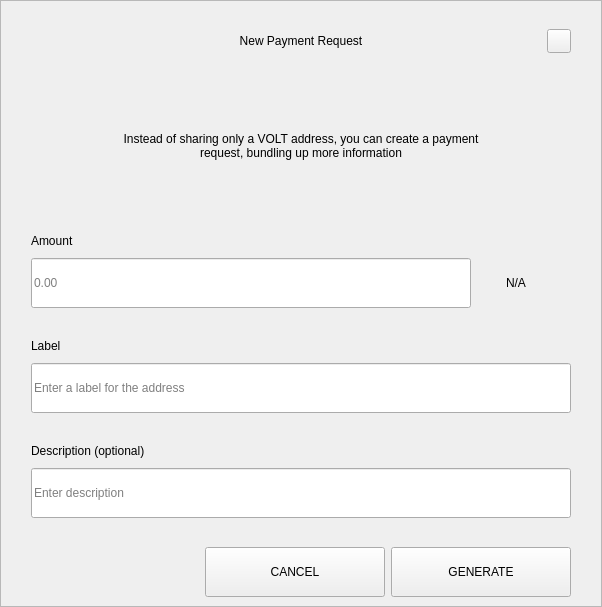
<?xml version="1.0" encoding="UTF-8"?>
<ui version="4.0">
 <class>RequestDialog</class>
 <widget class="QDialog" name="RequestDialog">
  <property name="geometry">
   <rect>
    <x>0</x>
    <y>0</y>
    <width>602</width>
    <height>607</height>
   </rect>
  </property>
  <property name="windowTitle">
   <string notr="true">N/A</string>
  </property>
  <layout class="QVBoxLayout" name="verticalLayout_5">
   <property name="spacing">
    <number>0</number>
   </property>
   <property name="leftMargin">
    <number>0</number>
   </property>
   <property name="topMargin">
    <number>0</number>
   </property>
   <property name="rightMargin">
    <number>0</number>
   </property>
   <property name="bottomMargin">
    <number>0</number>
   </property>
   <item>
    <widget class="QFrame" name="frame">
     <property name="styleSheet">
      <string notr="true"/>
     </property>
     <property name="frameShape">
      <enum>QFrame::StyledPanel</enum>
     </property>
     <property name="frameShadow">
      <enum>QFrame::Raised</enum>
     </property>
     <layout class="QVBoxLayout" name="verticalLayout_4" stretch="1,0,0">
      <property name="spacing">
       <number>0</number>
      </property>
      <property name="leftMargin">
       <number>30</number>
      </property>
      <property name="topMargin">
       <number>20</number>
      </property>
      <property name="rightMargin">
       <number>30</number>
      </property>
      <property name="bottomMargin">
       <number>0</number>
      </property>
      <item>
       <layout class="QHBoxLayout" name="horizontalLayout_3">
        <property name="spacing">
         <number>0</number>
        </property>
        <item>
         <spacer name="horizontalSpacer_21">
          <property name="orientation">
           <enum>Qt::Horizontal</enum>
          </property>
          <property name="sizeHint" stdset="0">
           <size>
            <width>40</width>
            <height>20</height>
           </size>
          </property>
         </spacer>
        </item>
        <item>
         <widget class="QLabel" name="labelTitle">
          <property name="minimumSize">
           <size>
            <width>0</width>
            <height>40</height>
           </size>
          </property>
          <property name="maximumSize">
           <size>
            <width>16777215</width>
            <height>40</height>
           </size>
          </property>
          <property name="styleSheet">
           <string notr="true">padding-left:24px;</string>
          </property>
          <property name="text">
           <string>New Payment Request</string>
          </property>
          <property name="alignment">
           <set>Qt::AlignCenter</set>
          </property>
          <property name="margin">
           <number>7</number>
          </property>
         </widget>
        </item>
        <item>
         <spacer name="horizontalSpacer">
          <property name="orientation">
           <enum>Qt::Horizontal</enum>
          </property>
          <property name="sizeHint" stdset="0">
           <size>
            <width>40</width>
            <height>20</height>
           </size>
          </property>
         </spacer>
        </item>
        <item>
         <widget class="QPushButton" name="btnEsc">
          <property name="minimumSize">
           <size>
            <width>24</width>
            <height>24</height>
           </size>
          </property>
          <property name="maximumSize">
           <size>
            <width>24</width>
            <height>24</height>
           </size>
          </property>
          <property name="focusPolicy">
           <enum>Qt::NoFocus</enum>
          </property>
          <property name="text">
           <string/>
          </property>
         </widget>
        </item>
       </layout>
      </item>
      <item>
       <widget class="QStackedWidget" name="stack">
        <property name="minimumSize">
         <size>
          <width>540</width>
          <height>0</height>
         </size>
        </property>
        <property name="maximumSize">
         <size>
          <width>540</width>
          <height>16777215</height>
         </size>
        </property>
        <property name="currentIndex">
         <number>0</number>
        </property>
        <widget class="QWidget" name="page_1">
         <property name="minimumSize">
          <size>
           <width>540</width>
           <height>0</height>
          </size>
         </property>
         <property name="maximumSize">
          <size>
           <width>540</width>
           <height>16777215</height>
          </size>
         </property>
         <layout class="QVBoxLayout" name="layout1">
          <property name="spacing">
           <number>0</number>
          </property>
          <property name="leftMargin">
           <number>0</number>
          </property>
          <property name="topMargin">
           <number>0</number>
          </property>
          <property name="rightMargin">
           <number>0</number>
          </property>
          <property name="bottomMargin">
           <number>0</number>
          </property>
          <item>
           <spacer name="verticalSpacer_21">
            <property name="orientation">
             <enum>Qt::Vertical</enum>
            </property>
            <property name="sizeType">
             <enum>QSizePolicy::Fixed</enum>
            </property>
            <property name="sizeHint" stdset="0">
             <size>
              <width>20</width>
              <height>30</height>
             </size>
            </property>
           </spacer>
          </item>
          <item alignment="Qt::AlignHCenter">
           <widget class="QLabel" name="labelMessage">
            <property name="minimumSize">
             <size>
              <width>400</width>
              <height>50</height>
             </size>
            </property>
            <property name="text">
             <string>Instead of sharing only a VOLT address, you can create a payment request, bundling up more information</string>
            </property>
            <property name="alignment">
             <set>Qt::AlignCenter</set>
            </property>
            <property name="wordWrap">
             <bool>true</bool>
            </property>
           </widget>
          </item>
          <item alignment="Qt::AlignBottom">
           <widget class="QWidget" name="containerAmount" native="true">
            <layout class="QVBoxLayout" name="verticalLayout">
             <property name="spacing">
              <number>9</number>
             </property>
             <property name="leftMargin">
              <number>0</number>
             </property>
             <property name="topMargin">
              <number>0</number>
             </property>
             <property name="rightMargin">
              <number>0</number>
             </property>
             <property name="bottomMargin">
              <number>0</number>
             </property>
             <item>
              <widget class="QLabel" name="labelSubtitleAmount">
               <property name="minimumSize">
                <size>
                 <width>350</width>
                 <height>16</height>
                </size>
               </property>
               <property name="maximumSize">
                <size>
                 <width>16777215</width>
                 <height>16</height>
                </size>
               </property>
               <property name="text">
                <string>Amount</string>
               </property>
              </widget>
             </item>
             <item alignment="Qt::AlignTop">
              <widget class="QWidget" name="layoutAmount" native="true">
               <layout class="QHBoxLayout" name="horizontalLayout" stretch="2,0">
                <property name="spacing">
                 <number>0</number>
                </property>
                <property name="leftMargin">
                 <number>0</number>
                </property>
                <property name="topMargin">
                 <number>0</number>
                </property>
                <property name="rightMargin">
                 <number>0</number>
                </property>
                <property name="bottomMargin">
                 <number>0</number>
                </property>
                <item>
                 <widget class="QLineEdit" name="lineEditAmount">
                  <property name="minimumSize">
                   <size>
                    <width>0</width>
                    <height>50</height>
                   </size>
                  </property>
                  <property name="maximumSize">
                   <size>
                    <width>16777215</width>
                    <height>50</height>
                   </size>
                  </property>
                  <property name="placeholderText">
                   <string notr="true">0.00</string>
                  </property>
                 </widget>
                </item>
                <item>
                 <widget class="QWidget" name="comboContainer" native="true">
                  <property name="minimumSize">
                   <size>
                    <width>100</width>
                    <height>50</height>
                   </size>
                  </property>
                  <property name="maximumSize">
                   <size>
                    <width>16777215</width>
                    <height>50</height>
                   </size>
                  </property>
                  <layout class="QHBoxLayout" name="horizontalLayout_31">
                   <property name="spacing">
                    <number>0</number>
                   </property>
                   <property name="leftMargin">
                    <number>0</number>
                   </property>
                   <property name="topMargin">
                    <number>0</number>
                   </property>
                   <property name="rightMargin">
                    <number>10</number>
                   </property>
                   <property name="bottomMargin">
                    <number>0</number>
                   </property>
                   <item>
                    <widget class="QLabel" name="comboBoxCoin">
                     <property name="text">
                      <string notr="true">N/A</string>
                     </property>
                     <property name="alignment">
                      <set>Qt::AlignCenter</set>
                     </property>
                    </widget>
                   </item>
                  </layout>
                 </widget>
                </item>
               </layout>
              </widget>
             </item>
            </layout>
           </widget>
          </item>
          <item>
           <spacer name="verticalSpacer_31">
            <property name="orientation">
             <enum>Qt::Vertical</enum>
            </property>
            <property name="sizeType">
             <enum>QSizePolicy::Fixed</enum>
            </property>
            <property name="sizeHint" stdset="0">
             <size>
              <width>20</width>
              <height>30</height>
             </size>
            </property>
           </spacer>
          </item>
          <item>
           <layout class="QVBoxLayout" name="verticalLayoutLabel">
            <property name="spacing">
             <number>9</number>
            </property>
            <item>
             <widget class="QLabel" name="labelSubtitleLabel">
              <property name="minimumSize">
               <size>
                <width>0</width>
                <height>16</height>
               </size>
              </property>
              <property name="maximumSize">
               <size>
                <width>16777215</width>
                <height>16</height>
               </size>
              </property>
              <property name="text">
               <string>Label</string>
              </property>
             </widget>
            </item>
            <item>
             <widget class="QLineEdit" name="lineEditLabel">
              <property name="minimumSize">
               <size>
                <width>0</width>
                <height>50</height>
               </size>
              </property>
              <property name="maximumSize">
               <size>
                <width>16777215</width>
                <height>50</height>
               </size>
              </property>
              <property name="placeholderText">
               <string>Enter a label for the address</string>
              </property>
             </widget>
            </item>
           </layout>
          </item>
          <item>
           <spacer name="verticalSpacer_34">
            <property name="orientation">
             <enum>Qt::Vertical</enum>
            </property>
            <property name="sizeType">
             <enum>QSizePolicy::Fixed</enum>
            </property>
            <property name="sizeHint" stdset="0">
             <size>
              <width>20</width>
              <height>30</height>
             </size>
            </property>
           </spacer>
          </item>
          <item>
           <layout class="QVBoxLayout" name="verticalLayoutDescription">
            <property name="spacing">
             <number>9</number>
            </property>
            <item>
             <widget class="QLabel" name="labelSubtitleDescription">
              <property name="minimumSize">
               <size>
                <width>0</width>
                <height>16</height>
               </size>
              </property>
              <property name="maximumSize">
               <size>
                <width>16777215</width>
                <height>16</height>
               </size>
              </property>
              <property name="text">
               <string>Description (optional)</string>
              </property>
             </widget>
            </item>
            <item>
             <widget class="QLineEdit" name="lineEditDescription">
              <property name="minimumSize">
               <size>
                <width>0</width>
                <height>50</height>
               </size>
              </property>
              <property name="maximumSize">
               <size>
                <width>16777215</width>
                <height>50</height>
               </size>
              </property>
              <property name="placeholderText">
               <string>Enter description</string>
              </property>
             </widget>
            </item>
            <item>
             <spacer name="verticalSpacer_4">
              <property name="orientation">
               <enum>Qt::Vertical</enum>
              </property>
              <property name="sizeType">
               <enum>QSizePolicy::Fixed</enum>
              </property>
              <property name="sizeHint" stdset="0">
               <size>
                <width>20</width>
                <height>20</height>
               </size>
              </property>
             </spacer>
            </item>
           </layout>
          </item>
         </layout>
        </widget>
        <widget class="QWidget" name="page_2">
         <layout class="QVBoxLayout" name="layout2">
          <item>
           <spacer name="verticalSpacer_5">
            <property name="orientation">
             <enum>Qt::Vertical</enum>
            </property>
            <property name="sizeType">
             <enum>QSizePolicy::Fixed</enum>
            </property>
            <property name="sizeHint" stdset="0">
             <size>
              <width>20</width>
              <height>50</height>
             </size>
            </property>
           </spacer>
          </item>
          <item alignment="Qt::AlignHCenter">
           <widget class="QLabel" name="labelQrImg">
            <property name="minimumSize">
             <size>
              <width>260</width>
              <height>260</height>
             </size>
            </property>
            <property name="maximumSize">
             <size>
              <width>260</width>
              <height>260</height>
             </size>
            </property>
            <property name="text">
             <string/>
            </property>
            <property name="alignment">
             <set>Qt::AlignCenter</set>
            </property>
           </widget>
          </item>
          <item>
           <spacer name="verticalSpacer_2">
            <property name="orientation">
             <enum>Qt::Vertical</enum>
            </property>
            <property name="sizeType">
             <enum>QSizePolicy::Fixed</enum>
            </property>
            <property name="sizeHint" stdset="0">
             <size>
              <width>20</width>
              <height>30</height>
             </size>
            </property>
           </spacer>
          </item>
          <item alignment="Qt::AlignHCenter">
           <widget class="QLabel" name="labelAddress">
            <property name="text">
             <string notr="true">N/A </string>
            </property>
           </widget>
          </item>
          <item>
           <spacer name="verticalSpacer_32">
            <property name="orientation">
             <enum>Qt::Vertical</enum>
            </property>
            <property name="sizeType">
             <enum>QSizePolicy::Expanding</enum>
            </property>
            <property name="sizeHint" stdset="0">
             <size>
              <width>20</width>
              <height>20</height>
             </size>
            </property>
           </spacer>
          </item>
          <item>
           <layout class="QHBoxLayout" name="horizontal">
            <property name="leftMargin">
             <number>20</number>
            </property>
            <property name="rightMargin">
             <number>20</number>
            </property>
            <property name="bottomMargin">
             <number>20</number>
            </property>
            <item>
             <spacer name="horizontalSpacer_4">
              <property name="orientation">
               <enum>Qt::Horizontal</enum>
              </property>
              <property name="sizeHint" stdset="0">
               <size>
                <width>40</width>
                <height>20</height>
               </size>
              </property>
             </spacer>
            </item>
            <item>
             <widget class="QPushButton" name="btnCopyAddress">
              <property name="minimumSize">
               <size>
                <width>180</width>
                <height>50</height>
               </size>
              </property>
              <property name="text">
               <string>COPY ADDRESS</string>
              </property>
             </widget>
            </item>
            <item>
             <widget class="QPushButton" name="btnCopyUrl">
              <property name="minimumSize">
               <size>
                <width>180</width>
                <height>50</height>
               </size>
              </property>
              <property name="text">
               <string>COPY URL</string>
              </property>
             </widget>
            </item>
            <item>
             <spacer name="horizontalSpacer_2">
              <property name="orientation">
               <enum>Qt::Horizontal</enum>
              </property>
              <property name="sizeHint" stdset="0">
               <size>
                <width>40</width>
                <height>20</height>
               </size>
              </property>
             </spacer>
            </item>
           </layout>
          </item>
         </layout>
        </widget>
       </widget>
      </item>
      <item>
       <widget class="QWidget" name="buttonsStack" native="true">
        <layout class="QHBoxLayout" name="horizontalLayout_5">
         <property name="leftMargin">
          <number>20</number>
         </property>
         <property name="rightMargin">
          <number>0</number>
         </property>
         <item>
          <spacer name="horizontalSpacer_41">
           <property name="orientation">
            <enum>Qt::Horizontal</enum>
           </property>
           <property name="sizeHint" stdset="0">
            <size>
             <width>40</width>
             <height>20</height>
            </size>
           </property>
          </spacer>
         </item>
         <item>
          <widget class="QPushButton" name="btnCancel">
           <property name="minimumSize">
            <size>
             <width>180</width>
             <height>50</height>
            </size>
           </property>
           <property name="focusPolicy">
            <enum>Qt::NoFocus</enum>
           </property>
           <property name="text">
            <string>CANCEL</string>
           </property>
          </widget>
         </item>
         <item>
          <widget class="QPushButton" name="btnSave">
           <property name="minimumSize">
            <size>
             <width>180</width>
             <height>50</height>
            </size>
           </property>
           <property name="focusPolicy">
            <enum>Qt::NoFocus</enum>
           </property>
           <property name="text">
            <string>GENERATE</string>
           </property>
          </widget>
         </item>
        </layout>
       </widget>
      </item>
     </layout>
    </widget>
   </item>
  </layout>
 </widget>
 <resources/>
 <connections/>
</ui>
